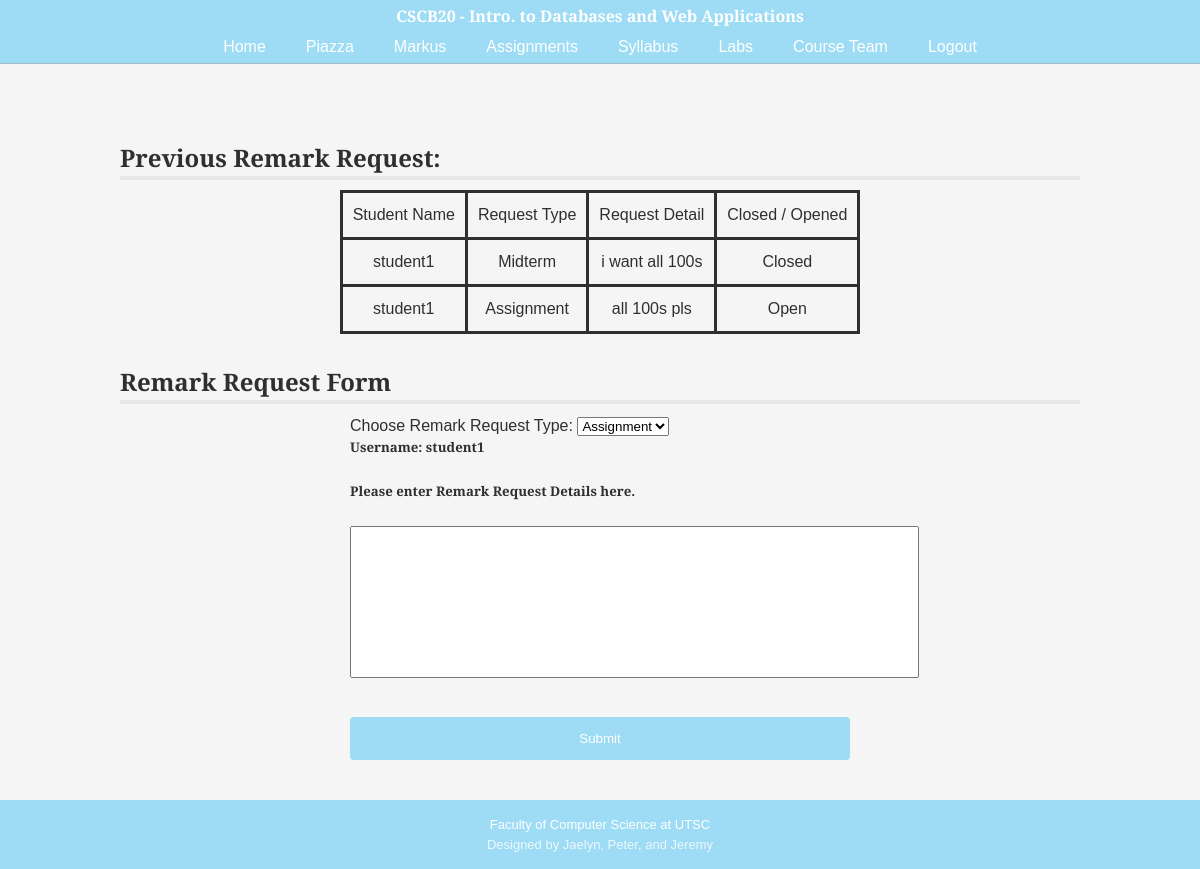
The page /remark_request (signed in) on the database its author committed.
### app.py (models this page shows, shortened)
class Remark(db.Model):
    __tablename__ = 'remark'
    id = db.Column(db.Integer, primary_key=True)
    username = db.Column(db.String(20), nullable=False)
    request_type = db.Column(db.String(20), nullable=False)
    request_detail = db.Column(db.String(1000), nullable=False)
    closed_tf = db.Column(db.Integer, nullable=False)

### app.py (the view, shortened to what this page needs)
@app.route('/remark_request', methods=['GET', 'POST'])
def remark_request():
    if request.method == 'GET':
        query_remarks = query_student_requests()
        return render_template('remark_request.html', query_remarks=query_remarks)

### app.py (called while the page is built)
def query_student_requests():
    query_requests = Remark.query.filter(Remark.username == session['name'])
    return query_requests

### templates/remark_request.html (shortened to what this page needs)
{% extends "template.html" %}
{% block content %}
<div class="section">
    <div class="section-title">
        <h2>Previous Remark Request:</h2>
        <hr>
    </div>
    <div class="section-content">
        <div class="table">
            <div class="row">
                <div class="cell">Student Name</div>
                <div class="cell">Request Type</div>
                <div class="cell">Request Detail</div>
                <div class="cell">Closed / Opened</div>
            </div>
            {% for remark in query_remarks %}
            <div class="row">
                <div class="cell">{{ remark.username }}</div>
                <div class="cell">{{ remark.request_type }}</div>
                <div class="cell">{{ remark.request_detail }}</div>
                <div class="cell">{{ remark.closed_tf }}</div>
            </div>
            {% endfor %}
        </div>
    </div>
</div>
<div class="section">
    <div class="section-title">
        <h2>Remark Request Form</h2>
        <hr>
    </div>
    <div class="section-content">
        <form class="FORM" action="/remark_request" method = "post">
            <label for="request_type">Choose Remark Request Type:</label>
            <select name="request_type" id="request_type">
                    <option value="assignment">Assignment</option>
            </select>
            <br>
            <h5>Username: {{session.name}}</h5><br>
            <div class="feedback-ta">
                <h5>Please enter Remark Request Details here. </h5><br>
                <textarea name="request_detail" rows="10" cols="69" placeholder="Please enter Remark Request Details here.">
                </textarea><br><br>
            </div>
            <input type="submit" value="Submit">
        </form>
    </div>
</div>
{% endblock %}

### static/css/styles.css (style rules this page uses)
:root { font-size: 16px; font-family: "Source Serif Pro", "Noto Sans TC", sans-serif; font-weight: 300; line-height: 1.5; color: rgba(47, 47, 47, 1); --bg-primary: whitesmoke; }
* { box-sizing: border-box; margin: 0 auto; padding: 0; }
html, body { height: 100%; margin: 0; background-color: var(--bg-primary); background-size: cover; }
hr { display: block; border-top: none; border-left: none; border-right: none; border-bottom: 4px solid #e8e8e8; }
.table { display: table; border-collapse: collapse; }
.row { display: table-row; }
.cell { display: table-cell; border-style: solid; padding: 10px; text-align: center; }
.section { margin-top: 10px; margin-bottom: 30px; }
.section-content { margin-top: 10px; }
input[type="submit"] { width: 100%; background-color: rgb(158, 220, 245); color: white; padding: 14px 20px; margin: 8px 0; border: none; border-radius: 4px; cursor: pointer; }
.FORM { max-width: 500px; margin: auto; }
.feedback-ta textarea { resize:none; }

### rows shown on the page
Remark: username "student1", request_type "Midterm", request_detail "i want all 100s", closed_tf "Closed"
Remark: username "student1", request_type "Assignment", request_detail "all 100s pls", closed_tf "Open"

### other values the page prints
{{ session.name }} "student1"
